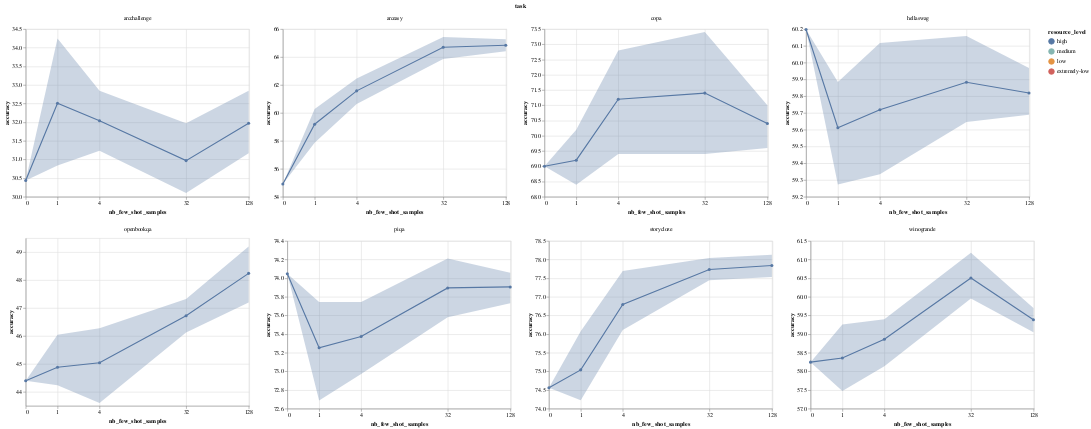

The notebook cell this image was saved under:
### Code cell
line = alt.Chart().mark_line(point=True).encode(
    x=alt.X("nb_few_shot_samples:Q", axis=alt.Axis(values=[0, 1, 4, 32, 128]), scale=alt.Scale(type='symlog')),
    y=alt.Y("accuracy:Q", aggregate='mean', scale=alt.Scale(zero=False)),
    color=alt.Color("resource_level:N", scale=alt.Scale(domain=resource_levels, range=['#5778a4', '#85b6b2', '#e49444', '#d1615d']))
)
band = alt.Chart().mark_errorband(extent='ci').encode(
    x=alt.X("nb_few_shot_samples:Q", axis=alt.Axis(values=[0, 1, 4, 32, 128]), scale=alt.Scale(type='symlog')),
    y=alt.Y("accuracy:Q", scale=alt.Scale(zero=False)),
    color=alt.Color("resource_level:N", scale=alt.Scale(domain=resource_levels, range=['#5778a4', '#85b6b2', '#e49444', '#d1615d']))
)

en_plot_data = to_altair_data(en_filtered_result_df)
alt.layer(line, band, data=en_plot_data).facet(
    'task:N', columns=4
).resolve_scale(
    x='independent',
    y='independent'
)

### Figure 1 — Vega-Lite specification as saved in the notebook (floating-point values rounded to 4 significant figures; data arrays with more than 128 entries replaced by an {"elided": "..."} marker saying what was removed)
{"config": {"view": {"continuousWidth": 400, "continuousHeight": 300}}, "data": {"values": {"elided": "200 records"}}, "facet": {"type": "nominal", "field": "task"}, "spec": {"layer": [{"mark": {"type": "line", "point": true}, "encoding": {"color": {"type": "nominal", "field": "resource_level", "scale": {"domain": ["high", "medium", "low", "extremely-low"], "range": ["#5778a4", "#85b6b2", "#e49444", "#d1615d"]}}, "x": {"type": "quantitative", "axis": {"values": [0, 1, 4, 32, 128]}, "field": "nb_few_shot_samples", "scale": {"type": "symlog"}}, "y": {"type": "quantitative", "aggregate": "mean", "field": "accuracy", "scale": {"zero": false}}}}, {"mark": {"type": "errorband", "extent": "ci"}, "encoding": {"color": {"type": "nominal", "field": "resource_level", "scale": {"domain": ["high", "medium", "low", "extremely-low"], "range": ["#5778a4", "#85b6b2", "#e49444", "#d1615d"]}}, "x": {"type": "quantitative", "axis": {"values": [0, 1, 4, 32, 128]}, "field": "nb_few_shot_samples", "scale": {"type": "symlog"}}, "y": {"type": "quantitative", "field": "accuracy", "scale": {"zero": false}}}}]}, "columns": 4, "resolve": {"scale": {"x": "independent", "y": "independent"}}, "$schema": "https://vega.github.io/schema/vega-lite/v4.8.1.json"}
